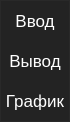
        <widget class="QFrame" name="frame_left_menu">
         <property name="minimumSize">
          <size>
           <width>70</width>
           <height>0</height>
          </size>
         </property>
         <property name="maximumSize">
          <size>
           <width>70</width>
           <height>16777215</height>
          </size>
         </property>
         <property name="styleSheet">
          <string notr="true">background-color: rgb(53, 53, 53);</string>
         </property>
         <property name="frameShape">
          <enum>QFrame::StyledPanel</enum>
         </property>
         <property name="frameShadow">
          <enum>QFrame::Raised</enum>
         </property>
         <layout class="QVBoxLayout" name="verticalLayout_3">
          <property name="spacing">
           <number>0</number>
          </property>
          <property name="sizeConstraint">
           <enum>QLayout::SetDefaultConstraint</enum>
          </property>
          <property name="leftMargin">
           <number>0</number>
          </property>
          <property name="topMargin">
           <number>0</number>
          </property>
          <property name="rightMargin">
           <number>0</number>
          </property>
          <property name="bottomMargin">
           <number>0</number>
          </property>
          <item alignment="Qt::AlignTop">
           <widget class="QFrame" name="frame_top_menu">
            <property name="minimumSize">
             <size>
              <width>0</width>
              <height>0</height>
             </size>
            </property>
            <property name="frameShape">
             <enum>QFrame::NoFrame</enum>
            </property>
            <property name="frameShadow">
             <enum>QFrame::Raised</enum>
            </property>
            <layout class="QVBoxLayout" name="verticalLayout_4">
             <property name="spacing">
              <number>0</number>
             </property>
             <property name="leftMargin">
              <number>0</number>
             </property>
             <property name="topMargin">
              <number>0</number>
             </property>
             <property name="rightMargin">
              <number>0</number>
             </property>
             <property name="bottomMargin">
              <number>0</number>
             </property>
             <item>
              <widget class="QPushButton" name="Btn_Menu_Input">
               <property name="minimumSize">
                <size>
                 <width>0</width>
                 <height>40</height>
                </size>
               </property>
               <property name="font">
                <font>
                 <pointsize>13</pointsize>
                </font>
               </property>
               <property name="styleSheet">
                <string notr="true">QPushButton {
	color: rgb(255, 255, 255);
	background-color: rgb(35, 35, 35);
	border: 0px solid;
}
QPushButton:hover {
	background-color: rgb(85, 170, 255);
}</string>
               </property>
               <property name="text">
                <string>Ввод</string>
               </property>
              </widget>
             </item>
             <item>
              <widget class="QPushButton" name="Btn_Menu_Output">
               <property name="minimumSize">
                <size>
                 <width>0</width>
                 <height>40</height>
                </size>
               </property>
               <property name="font">
                <font>
                 <pointsize>13</pointsize>
                </font>
               </property>
               <property name="styleSheet">
                <string notr="true">QPushButton {
	color: rgb(255, 255, 255);
	background-color: rgb(35, 35, 35);
	border: 0px solid;
}
QPushButton:hover {
	background-color: rgb(85, 170, 255);
}</string>
               </property>
               <property name="text">
                <string>Вывод</string>
               </property>
              </widget>
             </item>
             <item>
              <widget class="QPushButton" name="Btn_Menu_Graph">
               <property name="sizePolicy">
                <sizepolicy hsizetype="Minimum" vsizetype="Fixed">
                 <horstretch>0</horstretch>
                 <verstretch>0</verstretch>
                </sizepolicy>
               </property>
               <property name="minimumSize">
                <size>
                 <width>0</width>
                 <height>40</height>
                </size>
               </property>
               <property name="font">
                <font>
                 <pointsize>13</pointsize>
                </font>
               </property>
               <property name="layoutDirection">
                <enum>Qt::LeftToRight</enum>
               </property>
               <property name="styleSheet">
                <string notr="true">QPushButton {
	color: rgb(255, 255, 255);
	background-color: rgb(35, 35, 35);
	border: 0px solid;
}
QPushButton:hover {
	background-color: rgb(85, 170, 255);
}</string>
               </property>
               <property name="text">
                <string>График</string>
               </property>
              </widget>
             </item>
            </layout>
           </widget>
          </item>
         </layout>
        </widget>
